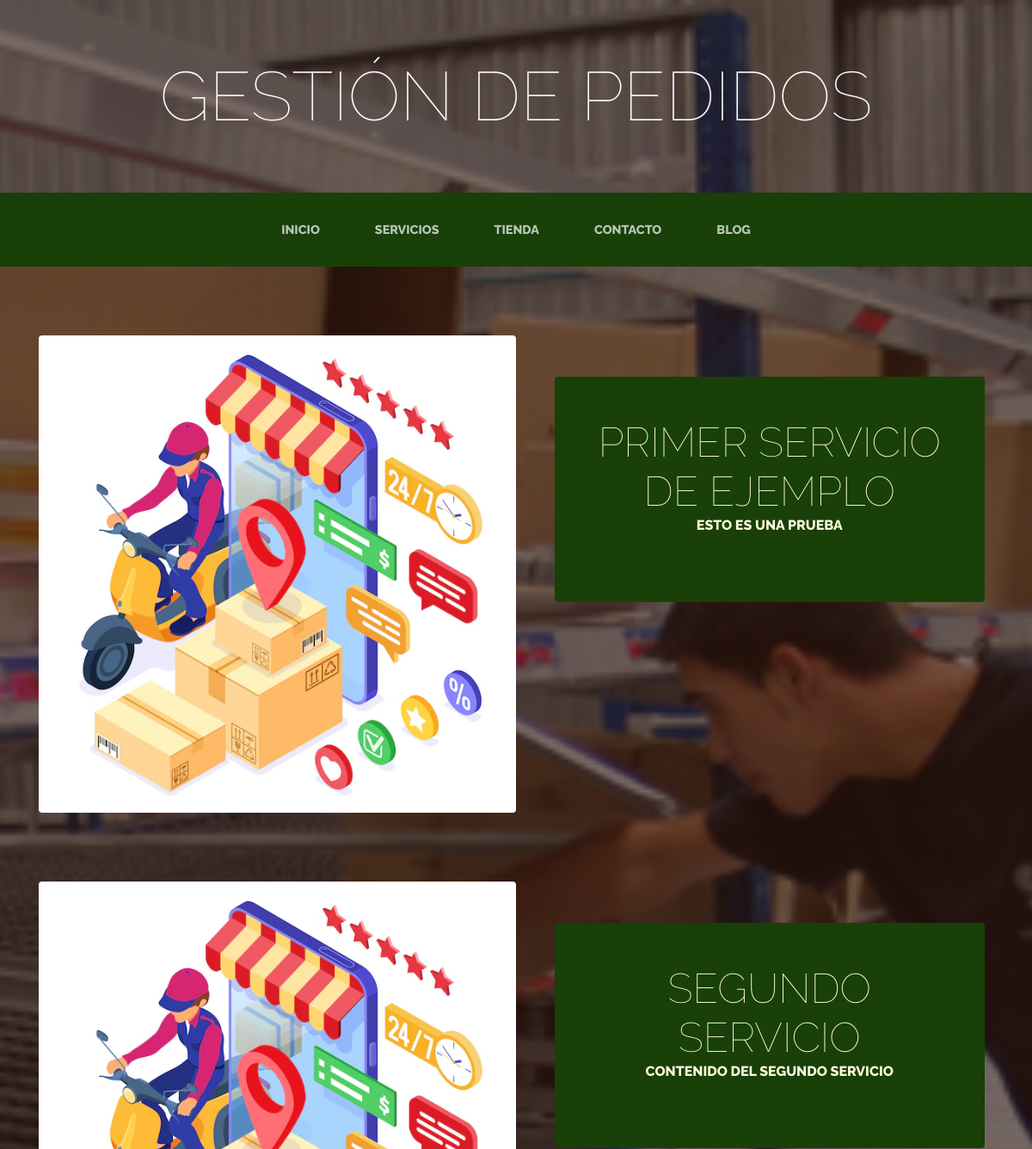
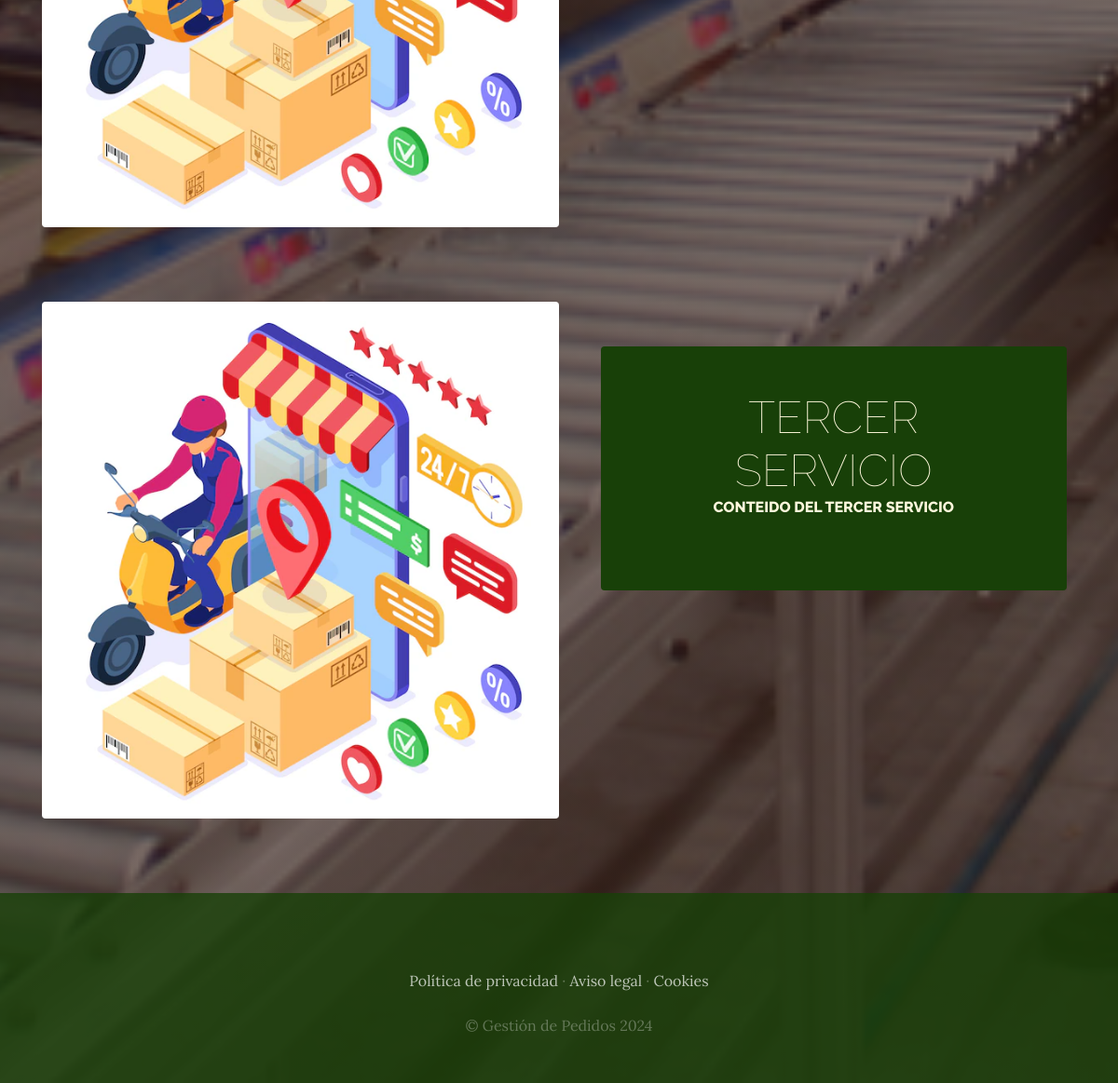
The app's page /servicios/ with its own data (2 pictures, top to bottom).
### servicios/models.py (models this page shows, shortened)
class Servicio(models.Model):
    titulo = models.CharField(max_length=50)
    contenido = models.CharField(max_length=50)
    imagen = models.ImageField(upload_to='servicios')
    created = models.DateTimeField(auto_now_add=True)
    updated = models.DateTimeField(auto_now_add=True)
    class Meta:
        verbose_name = 'servicio'
        verbose_name_plural = 'servicios'

### servicios/views.py (the view)
# urls.py: path('servicios/', include('servicios.urls')),
def servicios(request):
    servicios = Servicio.objects.all()
    return render(request, "servicios/servicios.html", {"servicios": servicios})

### servicios/templates/servicios/servicios.html
{% extends "ProyectoWebApp/base.html" %}
{% load static %}
{% block content %}
    {% for servicio in servicios %}
    <section class="page-section clearfix">
        <div class="container">
          <div class="intro">
            <img class="intro-img img-fluid mb-3 mb-lg-0 rounded" src="{{servicio.imagen.url}}" alt="servicioimg" style="width: 50%;">
            <div class="intro-text left-0 text-center bg-faded p-5 rounded">
              <h2 class="section-heading mb-4" >
                <span class="section-heading-lower">{{servicio.titulo}}</span>
                <span class="section-heading-upper">{{servicio.contenido}}</span>
              </h2>
            </div>
          </div>
        </div>
      </section>
    {% endfor %}
{% endblock %}

### ProyectoWebApp/templates/ProyectoWebApp/base.html (shortened to what this page needs)
<html>
<head>
    {% load static %}
    <link href="{% static 'ProyectoWebApp/vendor/bootstrap/css/bootstrap.min.css' %}" rel="stylesheet">
    <link href="{% static 'ProyectoWebApp/css/gestion.css' %}" rel="stylesheet">
</head>
<body>
    <h1 class="site-heading text-center text-white d-none d-lg-block">
        <span class="site-heading-lower">Gestión de Pedidos</span>
      </h1>
 <nav class="navbar navbar-expand-lg navbar-dark py-lg-4" id="mainNav">
    <div class="container">
      <div class="collapse navbar-collapse" id="navbarResponsive">
        <ul class="navbar-nav mx-auto">
          <li class="nav-item {% if request.path == '/' %}active{% endif %} px-lg-4">
            <a class="nav-link text-uppercase text-expanded" href="{% url 'Home' %}">Inicio</a>
          </li>
          <li class="nav-item {% if request.path == '/servicios' %}active{% endif %} px-lg-4">
            <a class="nav-link text-uppercase text-expanded" href="{% url 'Servicios' %}">Servicios</a>
          </li>
          <li class="nav-item {% if request.path == '/tienda' %}active{% endif %} px-lg-4">
            <a class="nav-link text-uppercase text-expanded" href="{% url 'Tienda' %}">Tienda</a>
          </li>
          <li class="nav-item {% if request.path == '/contacto/' %}active{% endif %} px-lg-4">
            <a class="nav-link text-uppercase text-expanded" href="{% url 'Contacto' %}">Contacto</a>
          </li>
          <li class="nav-item {% if request.path == '/blog' %}active{% endif %} px-lg-4">
            <a class="nav-link text-uppercase text-expanded" href="{% url 'Blog' %}">Blog</a>
          </li>
        </ul>
      </div>
    </div>
  </nav>
  {% block content %}
  {% endblock %}
    <footer class="footer text-faded text-center py-5">
      <div class="container">
        <p class="m-0 mbt">
        	<a href="sample.html" class="link">Política de privacidad</a> ·
        	<a href="sample.html" class="link">Aviso legal</a> ·
        	<a href="sample.html" class="link">Cookies</a>
		</p>
        <p class="m-0 mbt1">&copy; Gestión de Pedidos 2024</p>
      </div>
	</footer>
</body>
</html>

### ProyectoWebApp/static/ProyectoWebApp/css/gestion.css (style rules this page uses)
body { font-family: 'Lora'; background: linear-gradient(rgba(47, 23, 15, 0.65), rgba(47, 23, 15, 0.65)), url("../img/bg_main.jpg"); background-attachment: fixed; background-position: center; background-size: cover; }
h1, h2, h3, h4, h5, h6 { font-family: 'Raleway'; }
p { line-height: 1.75; }
.text-faded { color: rgba(255, 255, 255, 0.3); }
.site-heading { margin-top: 5rem; margin-bottom: 5rem; text-transform: uppercase; line-height: 1; font-family: 'Raleway'; }
.site-heading .site-heading-lower { font-size: 5rem; font-weight: 100; line-height: 4rem; }
.page-section { margin-top: 5rem; margin-bottom: 5rem; }
.section-heading { text-transform: uppercase; }
.section-heading .section-heading-upper { display: block; font-size: 1rem; font-weight: 800; padding-bottom:.5rem; }
.section-heading .section-heading-lower { display: block; font-size: 3rem; font-weight: 100; }
.bg-faded { background-color: rgba(255, 255, 255, 0.85); }
#mainNav { background-color: rgba(24, 64, 8); font-family: 'Raleway'; }
#mainNav .navbar-nav .nav-item .nav-link { color: rgba(255, 255, 255, 0.7); font-weight: 800; }
@media (min-width: 992px) { #mainNav .navbar-nav .nav-item .nav-link { font-size: 0.9rem; } }
.intro { position: relative; }
@media (min-width: 992px) { .intro .intro-img { width: 75%; float: left; } }
@media (min-width: 992px) { .intro .intro-text { left: 600; width: 60%; margin-top: 3rem; background-color: rgba(24, 64, 8); color: cornsilk; position: absolute; } }
@media (min-width: 1200px) { .intro .intro-text { width: 45%; } }
.footer { background-color: rgba(24, 64, 8, 0.8); }
.mbt { padding-top: 2rem; }
.mbt1 { padding-top: 1.25rem; }
a.link { color: rgba(255, 255, 255, 0.7); }

### records on screen
Servicio: imagen (picture), titulo "PRIMER SERVICIO DE EJEMPLO", contenido "ESTO ES UNA PRUEBA"
Servicio: imagen (picture), titulo "SEGUNDO SERVICIO", contenido "CONTENIDO DEL SEGUNDO SERVICIO"
Servicio: imagen (picture), titulo "TERCER SERVICIO", contenido "CONTEIDO DEL TERCER SERVICIO"
